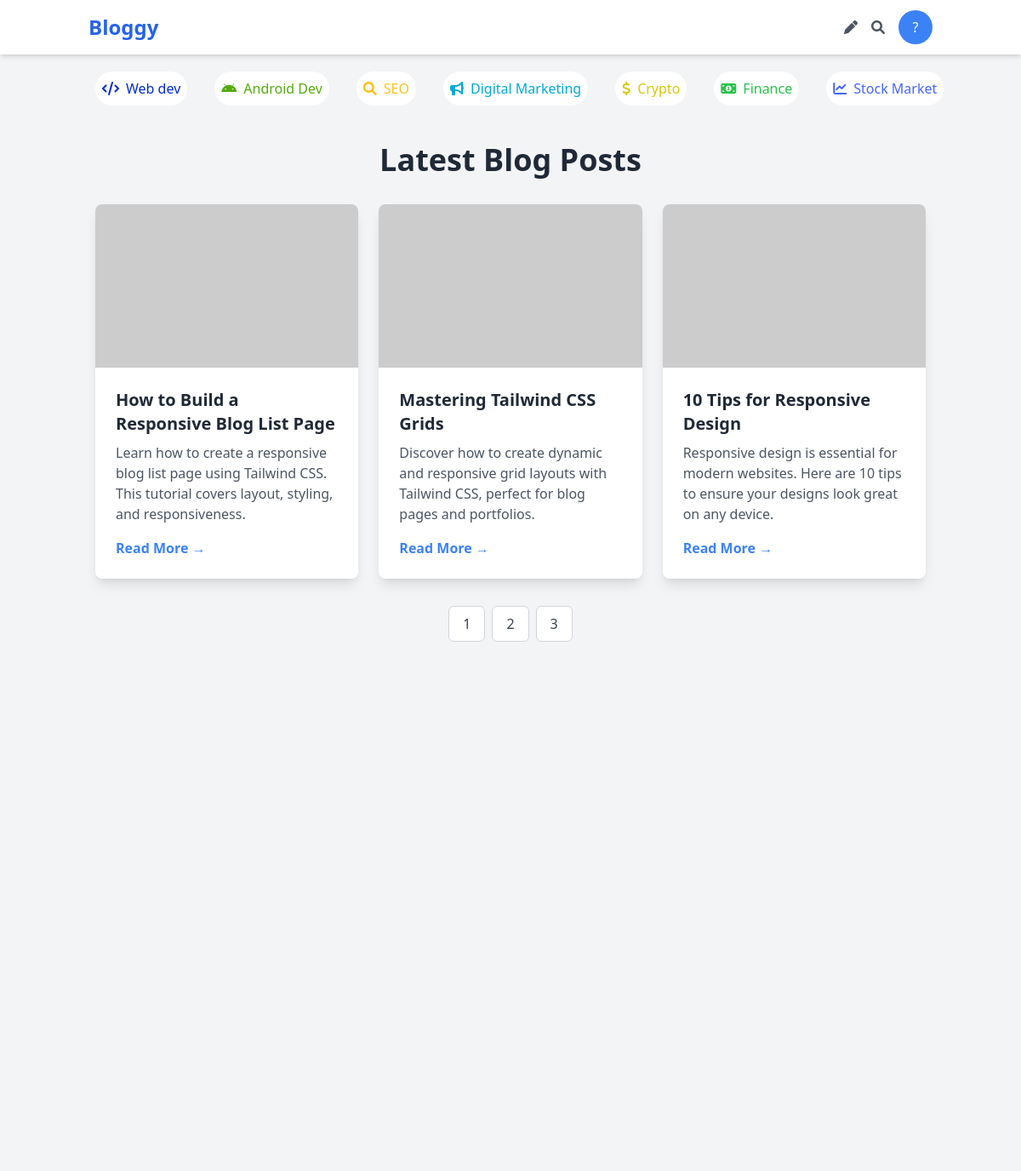
The app's page /search/ with its own data.
### admin_box/models.py (models this page shows)
class Categories(models.Model):
    catName = models.CharField(max_length=60, null=True, blank=True)
    catIcon = models.CharField(max_length=60, null=True, blank=True)
    catColor = models.CharField(max_length=60, null=True, blank=True)
    catSlug = models.CharField(max_length=60, null=True, blank=True)
    catDescription = models.CharField(max_length=200, null=True, blank=True)
    catCreated = models.DateField(auto_now_add=True, null=True)  # Use only auto_now_add

### web_user/views.py (the view)
# urls.py: path('search/', views.web_search, name="web_search"),
def web_search(request):
    return render(request, 'web_search.html')

### web_user/context_processors.py (called while the page is built)
def global_header_data(request):
    categories = Categories.objects.all()
    if ('user_id' in request.session):
        userId = request.session['user_id']
        users = Web_users.objects.get(id = userId)
        return {'categories': categories, "usersj":users}
    return {'categories': categories}

### web_user/templates/web_search.html
{% include "web_includes/header.html" %}
        <div class="min-h-screen bg-gray-100 p-6">
            <div class="max-w-7xl mx-auto">
                <h1 class="text-4xl font-bold text-gray-800 text-center mb-8">Latest Blog Posts</h1>
                <div class="grid grid-cols-1 md:grid-cols-2 lg:grid-cols-3 gap-6">
                    <div class="bg-white shadow-lg rounded-lg overflow-hidden">
                        <img src="https://via.placeholder.com/400x200" alt="Blog Cover"
                            class="w-full h-48 object-cover" />
                        <div class="p-6">
                            <h2 class="text-xl font-bold text-gray-800">
                                How to Build a Responsive Blog List Page
                            </h2>
                            <p class="text-gray-600 mt-2">
                                Learn how to create a responsive blog list page using Tailwind CSS. This tutorial covers
                                layout, styling, and responsiveness.
                            </p>
                            <a href="#" class="inline-block mt-4 text-blue-500 hover:underline font-semibold">
                                Read More →
                            </a>
                        </div>
                    </div>
                    <div class="bg-white shadow-lg rounded-lg overflow-hidden">
                        <img src="https://via.placeholder.com/400x200" alt="Blog Cover"
                            class="w-full h-48 object-cover" />
                        <div class="p-6">
                            <h2 class="text-xl font-bold text-gray-800">
                                Mastering Tailwind CSS Grids
                            </h2>
                            <p class="text-gray-600 mt-2">
                                Discover how to create dynamic and responsive grid layouts with Tailwind CSS, perfect
                                for blog pages and portfolios.
                            </p>
                            <a href="#" class="inline-block mt-4 text-blue-500 hover:underline font-semibold">
                                Read More →
                            </a>
                        </div>
                    </div>
                    <div class="bg-white shadow-lg rounded-lg overflow-hidden">
                        <img src="https://via.placeholder.com/400x200" alt="Blog Cover"
                            class="w-full h-48 object-cover" />
                        <div class="p-6">
                            <h2 class="text-xl font-bold text-gray-800">
                                10 Tips for Responsive Design
                            </h2>
                            <p class="text-gray-600 mt-2">
                                Responsive design is essential for modern websites. Here are 10 tips to ensure your
                                designs look great on any device.
                            </p>
                            <a href="#" class="inline-block mt-4 text-blue-500 hover:underline font-semibold">
                                Read More →
                            </a>
                        </div>
                    </div>
                </div>
                <div class="flex justify-center mt-8">
                    <a href="#"
                        class="px-4 py-2 mx-1 bg-white text-gray-700 border border-gray-300 rounded-md hover:bg-blue-500 hover:text-white">1</a>
                    <a href="#"
                        class="px-4 py-2 mx-1 bg-white text-gray-700 border border-gray-300 rounded-md hover:bg-blue-500 hover:text-white">2</a>
                    <a href="#"
                        class="px-4 py-2 mx-1 bg-white text-gray-700 border border-gray-300 rounded-md hover:bg-blue-500 hover:text-white">3</a>
                </div>
            </div>
        </div>
        {% include "web_includes/footer.html" %}

### web_user/templates/web_includes/header.html (shortened to what this page needs)
<!DOCTYPE html>
<html lang="en">
    {% load static %}
<head>
    <script src="https://cdn.tailwindcss.com"></script>
    <link rel="stylesheet" href="https://cdnjs.cloudflare.com/ajax/libs/font-awesome/6.0.0-beta3/css/all.min.css">
    <link rel="stylesheet" href="{% static '/font-awesome-4.7.0/font-awesome.min.css' %}">
<link rel="stylesheet" href="https://cdn.jsdelivr.net/npm/sweetalert2@11/dist/sweetalert2.min.css">
</head>
<body class="bg-gray-100">
    <header class="bg-white shadow-md">
        <nav class="container mx-auto px-4 py-3 flex items-center justify-between">
            <div class="text-2xl font-bold text-blue-600"><a href='/'>Bloggy</a></div>
            <div class="flex items-center space-x-4">
                <a href="{% if request.session.user_id %}{% url 'web_blogdraft' %}{% else %}{% url 'web_log_user' %}{% endif %}" class="text-gray-600 hover:text-blue-600">
                    <i class="fas fa-pen"></i>
                </a>
                <button id="searchToggle" class="text-gray-600 hover:text-blue-600">
                    <i class="fas fa-search"></i>
                </button>
                {% if request.session.user_id %}
                <div class="relative">
                    <img id="profileDropdown" alt="profile" src="{% if usersj.user_profile_image and 'http' in usersj.user_profile_image.url %}{{ usersj.user_profile_image }}
                    {% elif usersj.user_profile_image %}{{ usersj.user_profile_image.url }}
                   {% endif %}"
                class="w-10 h-10 rounded-full bg-white text-white flex items-center justify-center">
                    <div id="dropdownMenu" class="hidden absolute right-0 mt-2 w-48 bg-white rounded-lg shadow-xl z-20">
                        <ul class="py-1">
                            <li>
                                <a href="{% url "web_userprofile" %}" class="block px-4 py-2 text-gray-800 hover:bg-gray-100">
                                    <i class="fas fa-user mr-2"></i>Profile
                                </a>
                            </li>
                            <li>
                                <a href="{% url "web_logout_user" %}" class="block px-4 py-2 text-red-600 hover:bg-gray-100">
                                    <i class="fas fa-sign-out-alt mr-2"></i>Logout
                                </a>
                            </li>
                        </ul>
                    </div>
                </div>
                {% else  %}
                <div class="relative">
                    <button id="profileDropdown"
                        class="w-10 h-10 rounded-full bg-blue-500 text-white flex items-center justify-center">
                        ?
                    </button>
                </div>
                {% endif %}
            </div>
        </nav>
    </header>
    <div class="container mx-auto">
        <div class="category my-3 px-4">
            <div class="catContainer flex justify-start items-center gap-4">
                {% for cat in categories %}
                <a href="{% url 'web_category' cat.catSlug %}" class="p-2 m-2 bg-white rounded-full hover:shadow-md flex items-center gap-2" style="color: {{cat.catColor}};">
                    <i class="{{cat.catIcon}}"></i>
                    <span>{{cat.catName}}</span>
                </a>
                {% endfor %}
            </div>
        </div>

### web_user/templates/web_includes/header.html (style rules this page uses)
.category { overflow-x: auto; white-space: nowrap; -ms-overflow-style: none; scrollbar-width: none; }
.catContainer { display: inline-flex; gap: 16px; }
header a { display: inline-flex; align-items: center; text-decoration: none; transition: transform 0.2s ease-in-out; }

### records on screen
Categories: catName "Web dev"
Categories: catName "Android Dev"
Categories: catName "SEO"
Categories: catName "Digital Marketing"
Categories: catName "Crypto"
Categories: catName "Finance"
Categories: catName "Stock Market"
